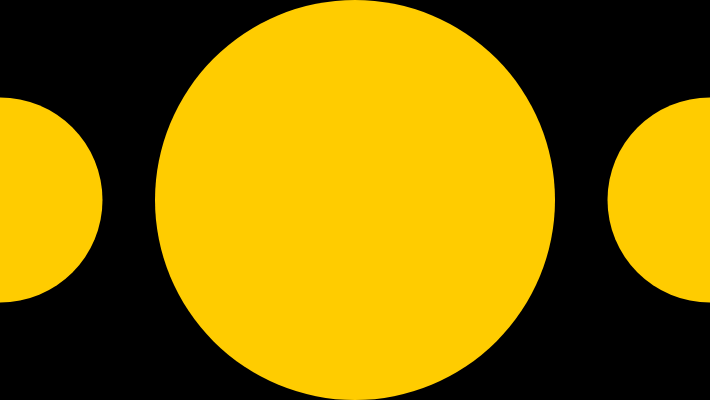
Frame 1 (no input)
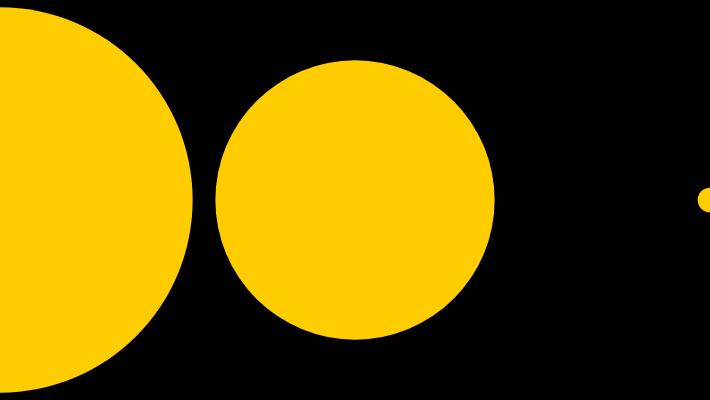
Frame 60 (no input)
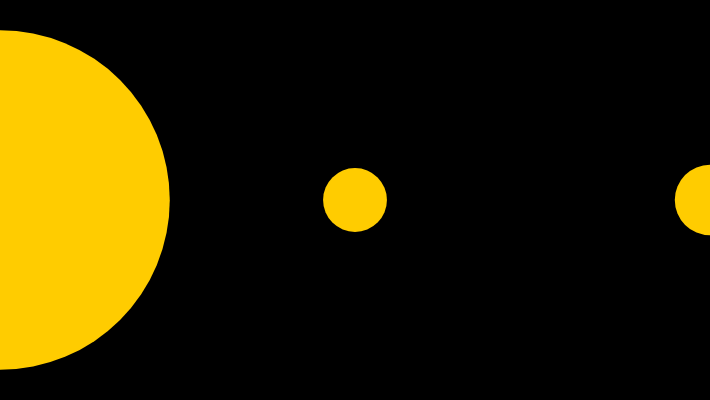
Frame 120 (the mouse pressed at the canvas centre since frame 60)

The p5.js sketch that drew these frames (run headless with seeded random() and noise() and a simulated clock; from frame 60 on, the mouse is pressed at the canvas centre):

// p5.js sketch
// ── sketch.js
let diameter;
let angle = 0;

function setup() {
    createCanvas(710, 400);
    diameter = height - 10;
    noStroke();
    fill(255, 204, 0);
}

function draw() {
    background(0);

    let d1 = 10 + (sin(angle) * diameter) / 2 + diameter / 2;
    let d2 = 10 + (sin(angle + PI / 2) * diameter) / 2 + diameter / 2;
    let d3 = 10 + (sin(angle + PI) * diameter) / 2 + diameter / 2;

    ellipse(0, height / 2, d1, d1);
    ellipse(width / 2, height / 2, d2, d2);
    ellipse(width, height / 2, d3, d3);

    angle += 0.02;
}
